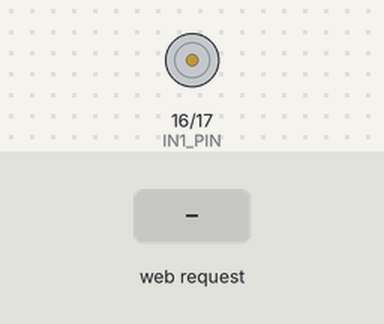
Recording of a sketch running on a simulated ESP32. On the bench: motor-driver pin pairs drawn as motors (green arrow = first pin HIGH = forward, orange = second pin HIGH = backward, longer = more drive, scaled by the enable pin). The inputs (shaded band) are chosen by the test bench. WiFi joins after 1.5 s; servers stay silent unless stated; what the sketch prints to the serial monitor is not drawn.

Above: at 2.7 s.
2.8 s: HTTP request GET /start received
At 3.6 s:
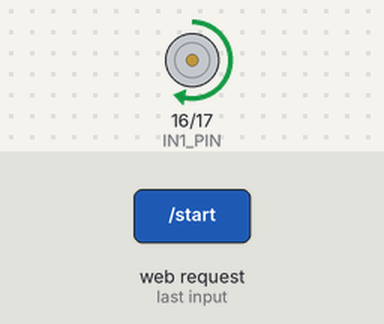
4.3 s: HTTP request GET /start?speed=1 received
At 4.8 s:
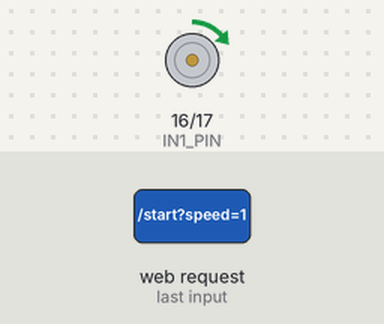
5.8 s: HTTP request GET /start?speed=0 received
At 7.0 s:
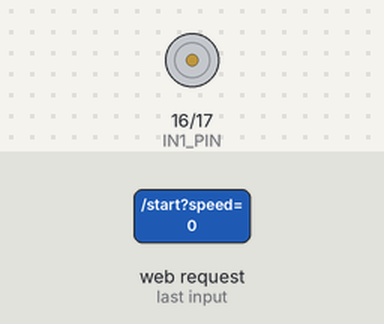
7.3 s: HTTP request GET /start?speed=120 received
At 8.2 s:
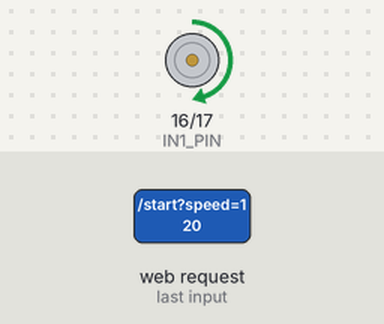
8.8 s: HTTP request GET /start?speed=1&dir=1 received
At 9.4 s:
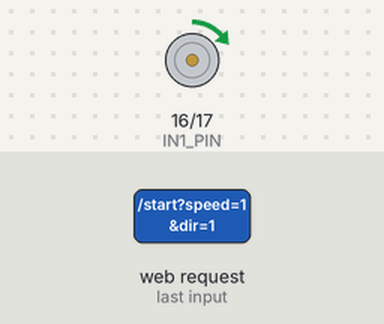
10.3 s: HTTP request GET /start?speed=120&dir=120 received
At 10.6 s:
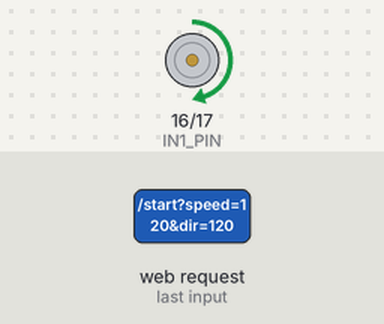
Timing chart, 0 to 12.8 s (numbered marks = the images above; inputs shaded):
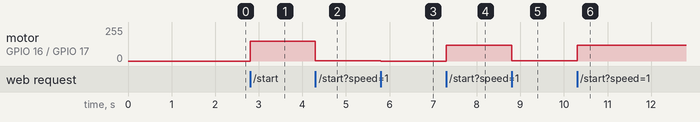

The sketch:

LINE_Motor.ino
```cpp
#include <WiFi.h>
#include <WebServer.h>

// 1. CẤU HÌNH
const char* ssid     = "Thasi";
const char* password = "123456789";

const int LINE_PIN = 21;

// Cấu hình chân cho L298N / Motor DC
const int IN1_PIN = 16; // Chân chiều 1
const int IN2_PIN = 17; // Chân chiều 2
const int ENA_PIN = 18; // Chân (PWM) điều khiển tốc độ

WebServer server(80);

// 2. BIẾN TRẠNG THÁI HỆ THỐNG
bool motorRunning   = false;
int  speedInput     = 150;    // Tốc độ mặc định (0 - 255)
int  motorDirection = 1;      // 1: Thuận, -1: Ngược

// 3. GIAO DIỆN WEB
const char index_html[] PROGMEM = R"rawliteral(
<!DOCTYPE html>
<html>
<head>
  <meta charset='UTF-8'>
  <title>ESP32 DC Motor Control</title>
  <style> body { font-family: Arial; padding: 20px; } </style>
</head>
<body>
  <h2>ESP32 - CẢM BIẾN DÒ LINE & ĐỘNG CƠ DC</h2>
  <hr>
  <p><b>Trạng thái dò line:</b> <span id='lineValue'>Đang cập nhật...</span></p>
  <p><b>Trạng thái động cơ:</b> <span id='motorState'>Đã dừng</span></p>
  <hr>
  <form action='/start' method='GET'>
    <label>Tốc độ quay (0 - 255):</label><br>
    <input type='number' name='speed' min='0' max='255' value='%SPEED%'><br><br>

    <label>Chiều quay:</label><br>
    <input type='radio' name='dir' value='1' %CHECKED_FWD%> Quay thuận<br>
    <input type='radio' name='dir' value='-1' %CHECKED_BWD%> Quay ngược<br><br>

    <input type='submit' value='BẮT ĐẦU CHẠY'>
    <button type='button' onclick="location.href='/stop'">DỪNG ĐỘNG CƠ</button>
  </form>

  <script>
    setInterval(() => {
      fetch('/status')
        .then(res => res.json())
        .then(data => {
          document.getElementById('lineValue').innerText = data.line;
          document.getElementById('motorState').innerText = data.motor;
        });
    }, 500);
  </script>
</body>
</html>
)rawliteral";

// 4. CÁC HÀM XỬ LÝ ĐỘNG CƠ & WEB

// Hàm dừng động cơ
void stopMotor() {
  digitalWrite(IN1_PIN, LOW);
  digitalWrite(IN2_PIN, LOW);
  analogWrite(ENA_PIN, 0);
}

// Hàm chạy động cơ với tốc độ và chiều xác định
void runMotor(int speed, int dir) {
  if (dir == 1) {
    digitalWrite(IN1_PIN, HIGH);
    digitalWrite(IN2_PIN, LOW);
  } else {
    digitalWrite(IN1_PIN, LOW);
    digitalWrite(IN2_PIN, HIGH);
  }
  analogWrite(ENA_PIN, speed); // Xuất xung PWM để chỉnh tốc độ
}

// Trả về JSON trạng thái
void handleStatus() {
  String state = motorRunning ? (motorDirection == 1 ? "Đang quay thuận (Tốc độ: " + String(speedInput) + ")" : "Đang quay ngược (Tốc độ: " + String(speedInput) + ")") : "Đã dừng";

  // Đọc tín hiệu Digital từ cảm biến dò line và chuyển thành chuỗi HIGH/LOW
  int lineState = digitalRead(LINE_PIN);
  String lineStr = (lineState == HIGH) ? "HIGH" : "LOW";

  // Cập nhật JSON để gửi biến "line"
  String json = "{\"line\":\"" + lineStr + "\", \"motor\":\"" + state + "\"}";
  server.send(200, "application/json", json);
}

// Xử lý khi nhấn nút BẮT ĐẦU
void handleStart() {
  if (server.hasArg("speed")) speedInput = server.arg("speed").toInt();
  if (server.hasArg("dir"))    motorDirection = server.arg("dir").toInt();

  // Giới hạn tốc độ trong khoảng 0-255 để tránh lỗi
  speedInput = constrain(speedInput, 0, 255);
  if (motorDirection != 1 && motorDirection != -1) motorDirection = 1;

  motorRunning = true;
  runMotor(speedInput, motorDirection); // Kích hoạt động cơ ngay lập tức

  server.sendHeader("Location", "/");
  server.send(303);
}

// Xử lý khi nhấn nút DỪNG
void handleStop() {
  motorRunning = false;
  stopMotor();
  server.sendHeader("Location", "/");
  server.send(303);
}

// Hàm gửi trang Web giao diện
void handleRoot() {
  String html = String(index_html);

  html.replace("%SPEED%", String(speedInput));
  html.replace("%CHECKED_FWD%", motorDirection == 1 ? "checked" : "");
  html.replace("%CHECKED_BWD%", motorDirection == -1 ? "checked" : "");

  server.send(200, "text/html", html);
}

// 5. SETUP & LOOP
void setup() {
  Serial.begin(9600);

  // Cấu hình chân
  pinMode(LINE_PIN, INPUT);
  pinMode(IN1_PIN, OUTPUT);
  pinMode(IN2_PIN, OUTPUT);
  pinMode(ENA_PIN, OUTPUT);

  // Đảm bảo động cơ dừng lúc khởi động
  stopMotor();

  // Kết nối WiFi
  WiFi.mode(WIFI_STA);
  WiFi.begin(ssid, password);
  Serial.print("Dang ket noi WiFi");
  while (WiFi.status() != WL_CONNECTED) { delay(500); Serial.print("."); }
  Serial.println("\nIP Web Server: " + WiFi.localIP().toString());

  // Định tuyến Web
  server.on("/", handleRoot);
  server.on("/status", handleStatus);
  server.on("/start", handleStart);
  server.on("/stop", handleStop);
  server.begin();
}

void loop() {
  server.handleClient();
}
```

Measured:
- after the input at 2.8 s, motor on GPIO 16 (IN1_PIN) / GPIO 17 (IN2_PIN): stopped → forward 150/255 at once
- after the input at 4.3 s, motor on GPIO 16 (IN1_PIN) / GPIO 17 (IN2_PIN): forward 150/255 → forward 1/255 at once
- after the input at 5.8 s, motor on GPIO 16 (IN1_PIN) / GPIO 17 (IN2_PIN): forward 1/255 → stopped at once
- after the input at 7.3 s, motor on GPIO 16 (IN1_PIN) / GPIO 17 (IN2_PIN): stopped → forward 120/255 at once
- after the input at 8.8 s, motor on GPIO 16 (IN1_PIN) / GPIO 17 (IN2_PIN): forward 120/255 → forward 1/255 at once
- after the input at 10.3 s, motor on GPIO 16 (IN1_PIN) / GPIO 17 (IN2_PIN): forward 1/255 → forward 120/255 at once
